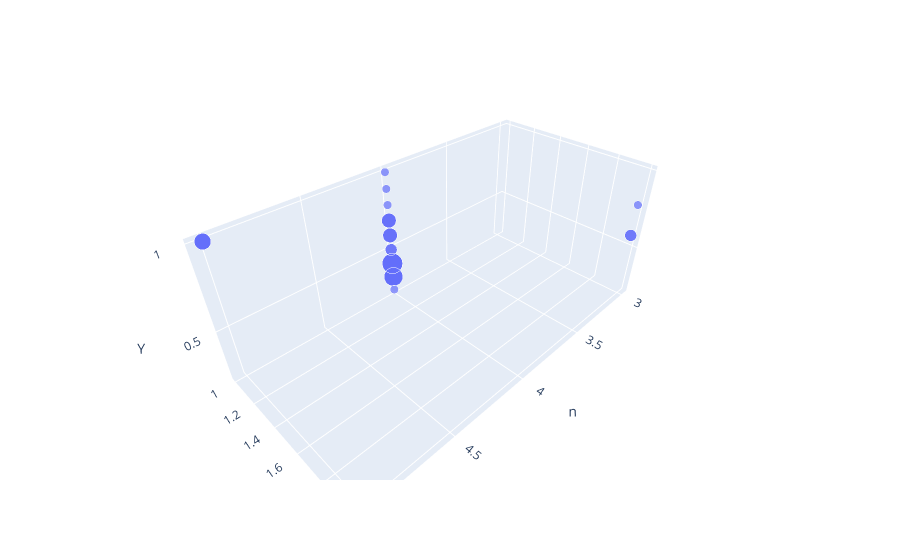

Here is the notebook cell this chart was saved with:
### Code cell
fig = px.scatter_3d(inf_berlin_final, x='param1', y='param2', z='param3', size='count',
                   labels={
                     "param1": "n",
                     "param2": "m",
                     "param3": "Y"})
fig.show()

### Figure 1 — Plotly figure (JSON) as saved in the notebook; plotly's stock layout.template omitted (floating-point values rounded to 4 significant figures)
{"data": [{"hovertemplate": "n=%{x}<br>m=%{y}<br>Y=%{z}<br>count=%{marker.size}<extra></extra>", "legendgroup": "", "marker": {"color": "#636efa", "size": [1, 4, 3, 3, 6, 5, 2, 3, 6, 2, 3, 5, 6, 3, 1, 4, 2, 2, 3, 6, 5, 5, 6, 1, 1, 6, 5, 4, 4, 1], "sizemode": "area", "sizeref": 0.015, "symbol": "circle"}, "mode": "markers", "name": "", "scene": "scene", "showlegend": false, "type": "scatter3d", "x": [4, 5, 4, 4, 4, 4, 3, 4, 4, 4, 4, 4, 4, 4, 4, 5, 3, 4, 4, 4, 4, 4, 4, 4, 4, 4, 4, 5, 5, 3], "y": [1, 1, 1, 1, 1, 1, 2, 1, 1, 1, 1, 1, 1, 1, 1, 1, 2, 1, 1, 1, 1, 1, 1, 1, 1, 1, 1, 1, 1, 2], "z": [0.8, 1, 0.7, 0.6, 0.4, 0.3, 0.6, 0.7, 0.4, 0.5, 0.6, 0.3, 0.4, 0.6, 1, 1, 0.6, 0.5, 0.7, 0.4, 0.3, 0.3, 0.4, 0.9, 0.2, 0.4, 0.3, 1, 1, 0.8]}], "layout": {"legend": {"itemsizing": "constant", "tracegroupgap": 0}, "margin": {"t": 60}, "scene": {"domain": {"x": [0, 1], "y": [0, 1]}, "xaxis": {"title": {"text": "n"}}, "yaxis": {"title": {"text": "m"}}, "zaxis": {"title": {"text": "Y"}}}}}
